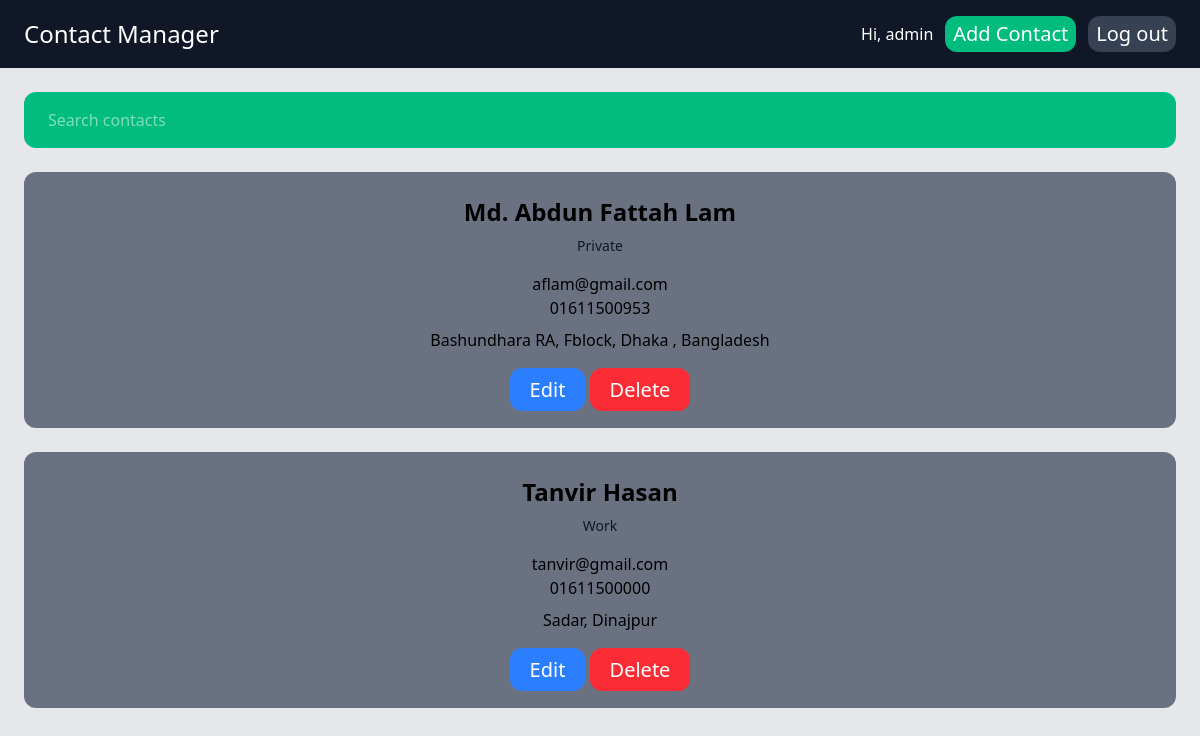
The app's page / (signed in) with its own data.
### contacts/models.py (models this page shows)
class Contact(models.Model):
    catagory = models.ForeignKey(Category, on_delete=models.CASCADE, related_name='contacts')
    first_name = models.CharField(max_length=225)
    last_name = models.CharField(max_length=225)
    phone_number = models.CharField(max_length=25, blank=True)
    email = models.EmailField(blank=True)
    address = models.TextField(max_length=255)
    owner = models.ForeignKey(User, on_delete=models.CASCADE, related_name='owned_contacts', null=True, blank=True)
    shared_with = models.ManyToManyField(User, related_name='shared_contacts', blank=True)

class Category(models.Model):
    title = models.CharField(max_length=225)

class ContactEmail(models.Model):
    contact = models.ForeignKey(Contact, on_delete=models.CASCADE, related_name='emails')
    email = models.EmailField()

class ContactPhone(models.Model):
    contact = models.ForeignKey(Contact, on_delete=models.CASCADE, related_name='phones')
    phone_number = models.CharField(max_length=25)

### contacts/views.py (the view, shortened to what this page needs)
# urls.py: path('', frontpage, name='frontpage'),
@login_required
def frontpage(request):
    try:
        table_names = connection.introspection.table_names()
    except Exception:
        table_names = []
    if 'contacts_contact' not in table_names:
        contacts = []
    else:
        try:
            columns = [c.name for c in connection.introspection.get_table_description(connection.cursor(), 'contacts_contact')]
        except Exception:
            columns = []
        has_owner_col = 'owner_id' in columns
        has_shared_table = 'contacts_contact_shared_with' in table_names
        if not has_owner_col:
            contacts = []
        else:
            base_qs = Contact.objects.all().prefetch_related('emails', 'phones')
            if has_shared_table:
                contacts = base_qs.filter(Q(owner=request.user) | Q(shared_with=request.user)).distinct()
            else:
                contacts = base_qs.filter(owner=request.user)
    query = request.GET.get('query', '').strip()
    return render(request, "core/frontpage.html",{'contacts':contacts})

### contacts/templates/core/frontpage.html
{% extends "core/base.html" %}
{% block content %}
<div class="md-4">
    <form method="get" action="." class="mt-6">
        <input type="text" name="query" value="{{ request.GET.query|default:'' }}" class=" w-full py-4 px-6  rounded-xl bg-emerald-500 hover:bg-emerald-800 text-white" placeholder="Search contacts">
    </form>
</div>
    <div class="space-y-4">
        {% for contact in contacts %}
            <div class="bg-gray-500 rounded-xl p-6 mb-4 mt-6 text-center">
                <h2 class="mb-2 text-2xl font-bold">{{ contact.first_name }} {{ contact.last_name }}</h2>
                <h3 class="mb-4 text-sm text-gray-900">{{ contact.catagory.title }}</h3>
                <div class="text-left inline-block">
                    {% if contact.emails.all %}
                        <p class="list-disc list-inside text-center">
                            {% for email in contact.emails.all %}
                                {{ email.email }}
                            {% endfor %}
                        </p>
                    {% endif %}
                    {% if contact.phones.all %}
                        <p class="list-disc list-inside text-center">
                            {% for phone in contact.phones.all %}
                                {{ phone.phone_number }}
                            {% endfor %}
                        </p>
                    {% endif %}
                </div>
                <p class="mt-2">{{ contact.address }}</p>
                <div class="mt-6">
                    <a href="{% url 'edit_contact' contact.id %}" class="px-5 py-2 bg-blue-500 hover:bg-blue-700 text-white text-xl rounded-xl">Edit</a>
                    <a href="{% url 'delete_contact' contact.id %}" class="px-5 py-2 bg-red-500 hover:bg-red-700 text-white text-xl rounded-xl">Delete</a>
                </div>
            </div>
        {% empty %}
        <div class="bg-gray-500 rounded-xl p-6 mb-4 mt-6 text-center">
            <p>No contacts available.</p>
        </div>
        {% endfor %}
    </div>
{% endblock %}

### contacts/templates/core/base.html (shortened to what this page needs)
<!doctype html>
<html lang="en">
  <head>
    <script src="https://cdn.jsdelivr.net/npm/@tailwindcss/browser@4"></script>
  </head>
  <body class="bg-gray-200">
    <nav class="px-6 py-4 bg-gray-900 flex justify-between items-center">
      <h1 class="text-2xl">
        <a href="{% url 'frontpage' %}" class="text-white hover:text-gray-500">
          Contact Manager
        </a>
      </h1>
      <div class="flex items-center gap-3">
        {% if user.is_authenticated %}
          <span class="text-white">Hi, {{ user.username }}</span>
          <a href="{% url 'add_contact' %}" class="px-2 py-1 bg-emerald-500 hover:bg-emerald-700 text-white text-xl rounded-xl">Add Contact</a>
          <form method="post" action="{% url 'logout' %}" class="inline">
            <button type="submit" class="px-2 py-1 bg-gray-700 hover:bg-gray-800 text-white text-xl rounded-xl">Log out</button>
          </form>
        {% else %}
          <a href="{% url 'login' %}" class="px-2 py-1 bg-emerald-500 hover:bg-emerald-700 text-white text-xl rounded-xl">Log in</a>
          <a href="{% url 'signup' %}" class="px-2 py-1 bg-blue-500 hover:bg-blue-700 text-white text-xl rounded-xl">Sign up</a>
        {% endif %}
      </div>
    </nav>
    <div class= px-6 py-4>
        {% block content %}
        {% endblock %}
    </div>
  </body>
</html>

### records on screen
Contact: first_name "Md. Abdun Fattah", last_name "Lam", catagory "Private", address "Bashundhara RA, Fblock, Dhaka , Bangladesh"
ContactEmail: email "aflam@gmail.com"
ContactPhone: phone_number "01611500953"
Contact: first_name "Tanvir", last_name "Hasan", catagory "Work", address "Sadar, Dinajpur"
ContactEmail: email "tanvir@gmail.com"
ContactPhone: phone_number "01611500000"

### other values on screen
{{ user.username }} "admin"
